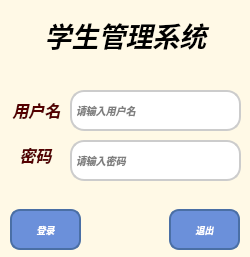
<?xml version="1.0" encoding="UTF-8"?>
<ui version="4.0">
 <class>login</class>
 <widget class="QWidget" name="login">
  <property name="geometry">
   <rect>
    <x>0</x>
    <y>0</y>
    <width>250</width>
    <height>257</height>
   </rect>
  </property>
  <property name="sizePolicy">
   <sizepolicy hsizetype="Expanding" vsizetype="Expanding">
    <horstretch>0</horstretch>
    <verstretch>0</verstretch>
   </sizepolicy>
  </property>
  <property name="font">
   <font>
    <italic>true</italic>
    <bold>true</bold>
    <underline>false</underline>
    <strikeout>false</strikeout>
   </font>
  </property>
  <property name="cursor">
   <cursorShape>PointingHandCursor</cursorShape>
  </property>
  <property name="windowTitle">
   <string>登录</string>
  </property>
  <property name="windowIcon">
   <iconset resource="res.qrc">
    <normaloff>:/images/picture/6.jpg</normaloff>:/images/picture/6.jpg</iconset>
  </property>
  <property name="toolTip">
   <string>登录窗口</string>
  </property>
  <property name="autoFillBackground">
   <bool>false</bool>
  </property>
  <property name="styleSheet">
   <string notr="true">
    background-color: #fff9e6;</string>
  </property>
  <widget class="QLineEdit" name="username">
   <property name="geometry">
    <rect>
     <x>70</x>
     <y>90</y>
     <width>171</width>
     <height>41</height>
    </rect>
   </property>
   <property name="styleSheet">
    <string notr="true">QLineEdit {
    border: 2px solid #cccccc;
    border-radius: 14px;
    padding: 1px 2px;
    background: white;
    selection-background-color: #a8c7fe;
    font-size: 10px;
}</string>
   </property>
   <property name="maxLength">
    <number>10</number>
   </property>
   <property name="placeholderText">
    <string>请输入用户名</string>
   </property>
  </widget>
  <widget class="QLineEdit" name="password">
   <property name="geometry">
    <rect>
     <x>70</x>
     <y>140</y>
     <width>171</width>
     <height>41</height>
    </rect>
   </property>
   <property name="cursor">
    <cursorShape>PointingHandCursor</cursorShape>
   </property>
   <property name="acceptDrops">
    <bool>true</bool>
   </property>
   <property name="layoutDirection">
    <enum>Qt::LayoutDirection::LeftToRight</enum>
   </property>
   <property name="autoFillBackground">
    <bool>false</bool>
   </property>
   <property name="styleSheet">
    <string notr="true">QLineEdit {
    border: 2px solid #cccccc;
    border-radius: 14px;
    padding: 1px 2px;
    background: white;
    selection-background-color: #a8c7fe;
    font-size: 10px;
}</string>
   </property>
   <property name="maxLength">
    <number>10</number>
   </property>
   <property name="echoMode">
    <enum>QLineEdit::EchoMode::Password</enum>
   </property>
   <property name="placeholderText">
    <string>请输入密码</string>
   </property>
  </widget>
  <widget class="QLabel" name="label">
   <property name="geometry">
    <rect>
     <x>20</x>
     <y>10</y>
     <width>211</width>
     <height>51</height>
    </rect>
   </property>
   <property name="text">
    <string>&lt;html&gt;&lt;head/&gt;&lt;body&gt;&lt;p align=&quot;center&quot;&gt;&lt;span style=&quot; font-size:20pt;&quot;&gt;学生管理系统&lt;/span&gt;&lt;/p&gt;&lt;/body&gt;&lt;/html&gt;</string>
   </property>
  </widget>
  <widget class="QLabel" name="label_2">
   <property name="geometry">
    <rect>
     <x>10</x>
     <y>90</y>
     <width>51</width>
     <height>41</height>
    </rect>
   </property>
   <property name="text">
    <string>&lt;html&gt;&lt;head/&gt;&lt;body&gt;&lt;p align=&quot;center&quot;&gt;&lt;span style=&quot; font-size:12pt; color:#550000;&quot;&gt;用户名&lt;/span&gt;&lt;/p&gt;&lt;/body&gt;&lt;/html&gt;</string>
   </property>
  </widget>
  <widget class="QLabel" name="label_3">
   <property name="geometry">
    <rect>
     <x>10</x>
     <y>140</y>
     <width>51</width>
     <height>31</height>
    </rect>
   </property>
   <property name="text">
    <string>&lt;html&gt;&lt;head/&gt;&lt;body&gt;&lt;p align=&quot;center&quot;&gt;&lt;span style=&quot; font-size:12pt; color:#550000;&quot;&gt;密码&lt;/span&gt;&lt;/p&gt;&lt;/body&gt;&lt;/html&gt;</string>
   </property>
  </widget>
  <widget class="QPushButton" name="exitButton">
   <property name="geometry">
    <rect>
     <x>169</x>
     <y>209</y>
     <width>71</width>
     <height>41</height>
    </rect>
   </property>
   <property name="styleSheet">
    <string notr="true">QPushButton {
    border: 2px solid #4a6fa5;
    border-radius: 10px;
    background-color: #6b90da;
    color: white;
    font-size: 9px;
    font-weight: bold;
    padding: 2px 4px;
   
}
</string>
   </property>
   <property name="text">
    <string>退出</string>
   </property>
   <property name="iconSize">
    <size>
     <width>25</width>
     <height>25</height>
    </size>
   </property>
  </widget>
  <widget class="QPushButton" name="setButton">
   <property name="geometry">
    <rect>
     <x>10</x>
     <y>209</y>
     <width>71</width>
     <height>41</height>
    </rect>
   </property>
   <property name="styleSheet">
    <string notr="true">QPushButton {
    border: 2px solid #4a6fa5;
    border-radius: 10px;
    background-color: #6b90da;
    color: white;
    font-size: 9px;
    font-weight: bold;
    padding: 2px 4px;
   
}
</string>
   </property>
   <property name="text">
    <string>登录</string>
   </property>
   <property name="iconSize">
    <size>
     <width>80</width>
     <height>40</height>
    </size>
   </property>
  </widget>
 </widget>
 <resources>
  <include location="res.qrc"/>
 </resources>
 <connections/>
</ui>
